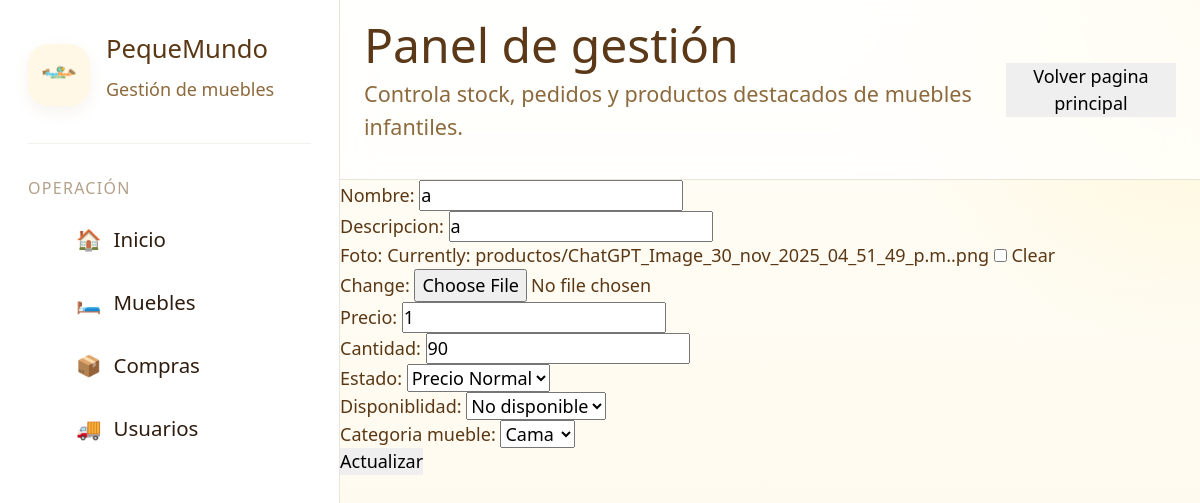
The page /paginaEditarMueble/3/ (signed in) on the database its author committed.
### app/models.py (models this page shows, shortened)
class mueble(models.Model):
    id = models.AutoField(primary_key=True)
    nombre = models.CharField(max_length=50)
    descripcion = models.CharField(max_length=50)
    foto = models.ImageField(
        upload_to= 'productos',
        null= True,
        blank= True,
    )
    precio = models.IntegerField()
    cantidad = models.IntegerField(default=0)
    estado = models.ForeignKey(
        estadoMueble,
        on_delete= models.CASCADE
    )
    disponiblidad = models.ForeignKey(
        disponiblidadMueble,
        on_delete= models.CASCADE
    )
    categoria_mueble = models.ForeignKey(
        categoriaMueble,
        on_delete= models.CASCADE,
        null=True
    )

class estadoMueble(models.Model):
    id = models.AutoField(primary_key=True)
    descripcion = models.CharField(max_length=50)
    def __str__(self):
        return self.descripcion

class disponiblidadMueble(models.Model):
    id = models.AutoField(primary_key=True)
    descripcion = models.CharField(max_length=50)
    def __str__(self):
        return self.descripcion

class categoriaMueble(models.Model):
    id = models.AutoField(primary_key=True)
    descripcion = models.CharField(max_length=50)
    def __str__(self):
        return self.descripcion

### app/views.py (the view)
# urls.py: path('paginaEditarMueble/<int:id>/', modificar_mueble,name='IDpaginaEditarMuebles'),
@admin_required
def modificar_mueble(request, id):
    muebleDatos = mueble.objects.get(id=id)
    if request.method == 'POST':
        formulario = muebleForm(
            request.POST,
            request.FILES,
            instance=muebleDatos,
        )
        if formulario.is_valid():
            formulario.save()
            return redirect(
                'IDpaginaGestionMuebles'
            )
    else:
        formulario = muebleForm(
            instance=muebleDatos
        )
    datos = {
        'formularioMueble': formulario,
        'muebleDatos': muebleDatos,
    }
    return render(
        request,
        'gestiones/administracion/vendedor/editarMueble.html',
        datos
    )

### app/forms.py
class muebleForm(forms.ModelForm):
    class Meta:
        model = mueble
        fields = '__all__'

### app/views.py (called while the page is built)
def admin_required(view_func):
    @wraps(view_func)
    def wrapper(request, *args, **kwargs):
        if not request.user.is_authenticated:
            messages.warning(request, 'Debe iniciar sesion')
            return redirect('IDpaginalogin')
        if not request.user.is_staff:
            messages.error(request, 'Solo los administradores pueden acceder a esta pagina')
            return redirect('IDindex')
        return view_func(request, *args, **kwargs)
    return wrapper

### app/templates/gestiones/administracion/vendedor/editarMueble.html (shortened to what this page needs)
{% load static %}
    {% include 'gestiones/baseGestion/navbarGestion.html' %}
        {% block content %}
            <form method="POST" enctype="multipart/form-data">
                {{ formularioMueble }}
                <button type="submit">
                    Actualizar
                </button>
            </form>
        {% endblock %}
    {% include 'gestiones/baseGestion/footerGestion.html' %}

### app/static/css/gestionmuebles.css (style rules this page uses)
:root, [data-theme="light"] { --text-xs: clamp(0.75rem, 0.7rem + 0.25vw, 0.875rem); --text-sm: clamp(0.875rem, 0.8rem + 0.35vw, 1rem); --text-base: clamp(1rem, 0.95rem + 0.25vw, 1.125rem); --text-lg: clamp(1.125rem, 1rem + 0.75vw, 1.5rem); --text-xl: clamp(1.5rem, 1.2rem + 1.25vw, 2.25rem); --space-1: 0.25rem; --space-2: 0.5rem; --space-3: 0.75rem; --space-4: 1rem; --space-5: 1.25rem; --space-6: 1.5rem; --space-8: 2rem; --space-10: 2.5rem; --space-12: 3rem; --space-16: 4rem; --color-bg: #fffdf7; --color-surface: #ffffff; --color-surface-2: #fff8e7; --color-surface-offset: #fff2cc; --color-border: rgba(110, 73, 22, 0.15); --color-divider: rgba(110, 73, 22, 0.08); --color-text: #5b3815; --color-text-muted: #8d6a3d; --color-text-faint: #b79a73; --color-primary: #f4bf24; --color-primary-hover: #e3ab0d; --color-primary-active: #ca9400; --color-primary-soft: #fff1b8; --color-success: #65b741; --color-blue: #41b8ff; --color-orange: #ff9d2e; --radius-sm: 0.6rem; --radius-md: 0.9rem; --radius-lg: 1.3rem; --radius-xl: 1.8rem; --radius-full: 9999px; --shadow-sm: 0 6px 16px rgba(154, 117, 38, 0.08); --shadow-md: 0 12px 28px rgba(154, 117, 38, 0.12); --transition: 180ms cubic-bezier(0.16, 1, 0.3, 1); --font-body: 'Satoshi', system-ui, sans-serif; }
*, *::before, *::after { box-sizing: border-box; margin: 0; padding: 0; }
html, body { height: 100%; }
body { font-family: var(--font-body); font-size: var(--text-base); background: radial-gradient(circle at top right, rgba(255, 234, 145, 0.35), transparent 24%), linear-gradient(180deg, var(--color-bg) 0%, #fff9eb 100%); color: var(--color-text); overflow: hidden; }
button, input, select { font: inherit; }
button { border: none; cursor: pointer; }
a { color: inherit; text-decoration: none; }

### app/static/css/gestionpedidos.css (style rules this page uses)
:root, [data-theme="light"] { --text-xs: clamp(0.75rem, 0.7rem + 0.25vw, 0.875rem); --text-sm: clamp(0.875rem, 0.8rem + 0.35vw, 1rem); --text-base: clamp(1rem, 0.95rem + 0.25vw, 1.125rem); --text-lg: clamp(1.125rem, 1rem + 0.75vw, 1.5rem); --text-xl: clamp(1.5rem, 1.2rem + 1.25vw, 2.25rem); --space-1: 0.25rem; --space-2: 0.5rem; --space-3: 0.75rem; --space-4: 1rem; --space-5: 1.25rem; --space-6: 1.5rem; --space-8: 2rem; --space-10: 2.5rem; --space-12: 3rem; --space-16: 4rem; --color-bg: #fffdf7; --color-surface: #ffffff; --color-surface-2: #fff8e7; --color-surface-offset: #fff2cc; --color-border: rgba(110, 73, 22, 0.15); --color-divider: rgba(110, 73, 22, 0.08); --color-text: #5b3815; --color-text-muted: #8d6a3d; --color-text-faint: #b79a73; --color-primary: #f4bf24; --color-primary-hover: #e3ab0d; --color-primary-active: #ca9400; --color-primary-soft: #fff1b8; --color-success: #65b741; --color-blue: #41b8ff; --color-orange: #ff9d2e; --radius-sm: 0.6rem; --radius-md: 0.9rem; --radius-lg: 1.3rem; --radius-xl: 1.8rem; --radius-full: 9999px; --shadow-sm: 0 6px 16px rgba(154, 117, 38, 0.08); --shadow-md: 0 12px 28px rgba(154, 117, 38, 0.12); --transition: 180ms cubic-bezier(0.16, 1, 0.3, 1); --font-body: 'Satoshi', system-ui, sans-serif; }
*, *::before, *::after { box-sizing: border-box; margin: 0; padding: 0; }
html, body { height: 100%; }
body { font-family: var(--font-body); font-size: var(--text-base); background: radial-gradient(circle at top right, rgba(255, 234, 145, 0.35), transparent 24%), linear-gradient(180deg, var(--color-bg) 0%, #fff9eb 100%); color: var(--color-text); overflow-x: hidden; overflow-y: auto; }
button, input, select { font: inherit; }
button { border: none; cursor: pointer; }
a { color: inherit; text-decoration: none; }

### rows shown on the page
mueble: nombre "a", precio "1", cantidad "90", estado "Precio Normal", disponiblidad "No disponible", categoria_mueble "Cama"
estadoMueble: descripcion "a"
